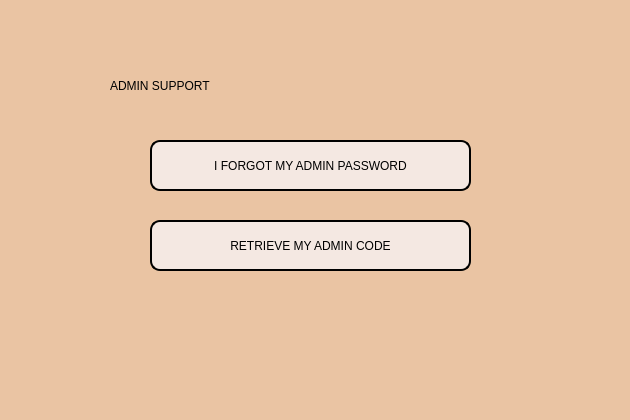
<?xml version="1.0" encoding="UTF-8"?>
<ui version="4.0">
 <class>support</class>
 <widget class="QDialog" name="support">
  <property name="windowModality">
   <enum>Qt::NonModal</enum>
  </property>
  <property name="geometry">
   <rect>
    <x>0</x>
    <y>0</y>
    <width>630</width>
    <height>420</height>
   </rect>
  </property>
  <property name="windowTitle">
   <string>Admin Support</string>
  </property>
  <property name="windowIcon">
   <iconset resource="assets.qrc">
    <normaloff>:/newPrefix/assets/logo.png</normaloff>:/newPrefix/assets/logo.png</iconset>
  </property>
  <widget class="QLabel" name="title_card">
   <property name="geometry">
    <rect>
     <x>0</x>
     <y>0</y>
     <width>631</width>
     <height>421</height>
    </rect>
   </property>
   <property name="styleSheet">
    <string notr="true">background-color: rgb(234, 196, 163);
border-image: url(:/newPrefix/assets/Add_a_subheading-removebg-preview-removebg-preview.png);
</string>
   </property>
   <property name="text">
    <string/>
   </property>
  </widget>
  <widget class="QLabel" name="bdsm_logo">
   <property name="geometry">
    <rect>
     <x>-10</x>
     <y>0</y>
     <width>131</width>
     <height>121</height>
    </rect>
   </property>
   <property name="styleSheet">
    <string notr="true">image: url(:/newPrefix/assets/logo_main.png)</string>
   </property>
   <property name="text">
    <string/>
   </property>
  </widget>
  <widget class="QLabel" name="tapsilog_logo">
   <property name="geometry">
    <rect>
     <x>520</x>
     <y>10</y>
     <width>81</width>
     <height>91</height>
    </rect>
   </property>
   <property name="styleSheet">
    <string notr="true">image: url(:/newPrefix/assets/logo.png)</string>
   </property>
   <property name="text">
    <string/>
   </property>
  </widget>
  <widget class="QLabel" name="admi_supp_label">
   <property name="geometry">
    <rect>
     <x>110</x>
     <y>60</y>
     <width>401</width>
     <height>51</height>
    </rect>
   </property>
   <property name="cursor">
    <cursorShape>ArrowCursor</cursorShape>
   </property>
   <property name="acceptDrops">
    <bool>false</bool>
   </property>
   <property name="toolTip">
    <string>&lt;html&gt;&lt;head/&gt;&lt;body&gt;&lt;p align=&quot;center&quot;&gt;&lt;br/&gt;&lt;/p&gt;&lt;/body&gt;&lt;/html&gt;</string>
   </property>
   <property name="whatsThis">
    <string>&lt;html&gt;&lt;head/&gt;&lt;body&gt;&lt;p align=&quot;center&quot;&gt;&lt;br/&gt;&lt;/p&gt;&lt;/body&gt;&lt;/html&gt;</string>
   </property>
   <property name="styleSheet">
    <string notr="true">font: 25pt &quot;Arial Black&quot;;</string>
   </property>
   <property name="text">
    <string>ADMIN SUPPORT</string>
   </property>
  </widget>
  <widget class="QPushButton" name="admin_pass_but">
   <property name="enabled">
    <bool>true</bool>
   </property>
   <property name="geometry">
    <rect>
     <x>150</x>
     <y>140</y>
     <width>321</width>
     <height>51</height>
    </rect>
   </property>
   <property name="styleSheet">
    <string notr="true">border: 2px solid black;
font: 10pt &quot;Franklin Gothic Heavy&quot;;
background-color: rgb(244, 232, 226);
border-radius: 10px;
</string>
   </property>
   <property name="text">
    <string>I FORGOT MY ADMIN PASSWORD</string>
   </property>
  </widget>
  <widget class="QPushButton" name="admin_code_but">
   <property name="enabled">
    <bool>true</bool>
   </property>
   <property name="geometry">
    <rect>
     <x>150</x>
     <y>220</y>
     <width>321</width>
     <height>51</height>
    </rect>
   </property>
   <property name="styleSheet">
    <string notr="true">border: 2px solid black;
background-color: rgb(244, 232, 226);
font: 10pt &quot;Franklin Gothic Heavy&quot;;
border-radius: 10px;
</string>
   </property>
   <property name="text">
    <string>RETRIEVE MY ADMIN CODE</string>
   </property>
  </widget>
 </widget>
 <resources>
  <include location="assets.qrc"/>
 </resources>
 <connections/>
</ui>
